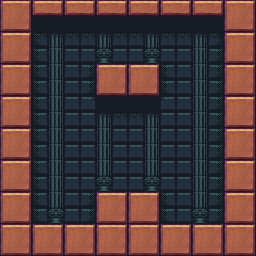

A level layout from a 2D game, rendered from its tile map. Below: a short description, then the map file with its tile-grid data intact:
An orthogonal 16x16 tile map with 16x16 px tiles, 6 tile layers (Background_1, Background_2, Background_3, Walls_values, ...), 3 tilesets.

<map version="1.4" tiledversion="1.4.2" orientation="orthogonal" renderorder="right-down" compressionlevel="0" width="16" height="16" tilewidth="16" tileheight="16" infinite="0" backgroundcolor="#222225" nextlayerid="9" nextobjectid="1"><tileset firstgid="1" name="Inca_extended_front_by_Kronbits" tilewidth="16" tileheight="16" tilecount="280" columns="20" objectalignment="topleft" margin="0" spacing="0"><image source="..\..\Tiles\Inca_front_by_Kronbits-extended.png" width="320" height="224" /></tileset><tileset firstgid="281" name="Inca_back2_by_Kronbits" tilewidth="16" tileheight="16" tilecount="140" columns="10" objectalignment="topleft" margin="0" spacing="0"><image source="..\..\Tiles\Inca_back2_by_Kronbits.png" width="160" height="224" /></tileset><tileset firstgid="421" name="Walls" tilewidth="16" tileheight="16" tilecount="1" columns="1" objectalignment="topleft"><image source="Walls.intgrid.png" width="16" height="16" /></tileset><layer id="1" name="Background_1" width="16" height="16" opacity="1"><data encoding="csv">0,0,0,0,0,0,0,0,0,0,0,0,0,0,0,0,0,0,386,386,386,386,386,386,386,386,386,386,386,386,0,0,0,0,351,401,351,351,401,351,351,401,351,351,401,351,0,0,0,0,351,401,351,351,411,351,351,411,351,351,401,351,0,0,0,0,351,401,351,351,0,0,0,0,351,351,401,351,0,0,0,0,351,401,351,351,0,0,0,0,351,351,401,351,0,0,0,0,351,401,351,351,386,386,386,386,351,351,401,351,0,0,0,0,351,401,351,351,401,351,351,401,351,351,401,351,0,0,0,0,351,401,351,351,401,351,351,401,351,351,401,351,0,0,0,0,351,401,351,351,401,351,351,401,351,351,401,351,0,0,0,0,351,401,351,351,401,351,351,401,351,351,401,351,0,0,0,0,351,401,351,351,411,351,351,411,351,351,401,351,0,0,0,0,351,401,351,351,0,0,0,0,351,351,401,351,0,0,0,0,351,411,351,351,0,0,0,0,351,351,411,351,0,0,0,0,0,0,0,0,0,0,0,0,0,0,0,0,0,0,0,0,0,0,0,0,0,0,0,0,0,0,0,0,0,0</data></layer><layer id="2" name="Background_2" width="16" height="16" opacity="1"><data encoding="csv">0,0,0,0,0,0,0,0,0,0,0,0,0,0,0,0,0,0,388,0,0,0,0,0,0,0,0,0,0,2147484036,0,0,0,0,397,397,397,397,397,397,397,397,397,397,397,397,0,0,0,0,388,0,0,0,0,0,0,0,0,0,0,2147484036,0,0,0,0,388,0,0,2147484036,0,0,0,0,388,0,0,2147484036,0,0,0,0,388,0,0,2147484036,0,0,0,0,388,0,0,2147484036,0,0,0,0,388,0,0,2147484046,0,0,0,0,398,0,0,2147484036,0,0,0,0,388,0,0,0,397,397,397,397,0,0,0,2147484036,0,0,0,0,388,0,0,0,0,0,0,0,0,0,0,2147484036,0,0,0,0,388,0,0,0,0,0,0,0,0,0,0,2147484036,0,0,0,0,388,0,0,0,0,0,0,0,0,0,0,2147484036,0,0,0,0,388,0,0,0,0,0,0,0,0,0,0,2147484036,0,0,0,0,388,0,0,2147484036,0,0,0,0,388,0,0,2147484036,0,0,0,0,388,0,0,2147484036,0,0,0,0,388,0,0,2147484036,0,0,0,0,0,0,0,0,0,0,0,0,0,0,0,0,0,0,0,0,0,0,0,0,0,0,0,0,0,0,0,0,0,0</data></layer><layer id="3" name="Background_3" width="16" height="16" opacity="1"><data encoding="csv">0,0,0,0,0,0,0,0,0,0,0,0,0,0,0,0,0,0,0,0,0,0,0,0,0,0,0,0,0,0,0,0,0,0,388,0,0,0,0,0,0,0,0,0,0,2147484036,0,0,0,0,0,0,0,0,0,0,0,0,0,0,0,0,0,0,0,0,0,0,0,0,0,0,0,0,0,0,0,0,0,0,0,0,0,0,0,0,0,0,0,0,0,0,0,0,0,0,0,0,0,0,0,0,0,0,0,0,0,0,0,0,0,0,0,0,0,0,0,0,0,0,0,0,0,0,0,0,0,0,0,0,0,0,0,0,0,0,0,0,0,0,0,0,0,0,0,0,0,0,0,0,0,0,0,0,0,0,0,0,0,0,0,0,0,0,0,0,0,0,0,0,0,0,0,0,0,0,0,0,0,0,0,0,0,0,0,0,0,0,0,0,0,0,0,0,0,0,0,0,0,0,0,0,0,0,0,0,0,0,0,0,0,0,0,0,0,0,0,0,0,0,0,0,0,0,0,0,0,0,0,0,0,0,0,0,0,0,0,0,0,0,0,0,0,0,0,0,0,0,0,0,0,0,0,0,0,0</data></layer><layer id="4" name="Walls_values" width="16" height="16" opacity="1"><data encoding="csv">421,421,421,421,421,421,421,421,421,421,421,421,421,421,421,421,421,421,0,0,0,0,0,0,0,0,0,0,0,0,421,421,421,421,0,0,0,0,0,0,0,0,0,0,0,0,421,421,421,421,0,0,0,0,0,0,0,0,0,0,0,0,421,421,421,421,0,0,0,0,421,421,421,421,0,0,0,0,421,421,421,421,0,0,0,0,421,421,421,421,0,0,0,0,421,421,421,421,0,0,0,0,0,0,0,0,0,0,0,0,421,421,421,421,0,0,0,0,0,0,0,0,0,0,0,0,421,421,421,421,0,0,0,0,0,0,0,0,0,0,0,0,421,421,421,421,0,0,0,0,0,0,0,0,0,0,0,0,421,421,421,421,0,0,0,0,0,0,0,0,0,0,0,0,421,421,421,421,0,0,0,0,0,0,0,0,0,0,0,0,421,421,421,421,0,0,0,0,421,421,421,421,0,0,0,0,421,421,421,421,0,0,0,0,421,421,421,421,0,0,0,0,421,421,421,421,421,421,421,421,421,421,421,421,421,421,421,421,421,421,421,421,421,421,421,421,421,421,421,421,421,421,421,421,421,421</data></layer><layer id="5" name="Walls_1" width="16" height="16" opacity="1"><data encoding="csv">9,166,81,147,81,166,81,167,81,141,81,141,81,141,9,141,141,143,0,0,0,0,0,0,0,0,0,0,0,0,141,143,9,141,0,0,0,0,0,0,0,0,0,0,0,0,9,141,141,143,0,0,0,0,0,0,0,0,0,0,0,0,141,143,9,141,0,0,0,0,9,141,9,2147483810,0,0,0,0,9,141,146,143,0,0,0,0,161,143,141,2147483809,0,0,0,0,150,143,9,141,0,0,0,0,0,0,0,0,0,0,0,0,9,141,141,143,0,0,0,0,0,0,0,0,0,0,0,0,165,143,9,141,0,0,0,0,0,0,0,0,0,0,0,0,9,141,168,143,0,0,0,0,0,0,0,0,0,0,0,0,141,143,9,141,0,0,0,0,0,0,0,0,0,0,0,0,9,141,141,143,0,0,0,0,0,0,0,0,0,0,0,0,170,143,9,141,0,0,0,0,9,141,9,2147483810,0,0,0,0,9,141,141,143,0,0,0,0,170,143,141,143,0,0,0,0,146,143,9,169,9,141,9,165,9,141,9,149,9,167,9,170,9,141,166,143,141,147,146,143,141,143,146,143,141,143,141,143,148,143</data></layer><layer id="6" name="Walls_2" width="16" height="16" opacity="1"><data encoding="csv">0,10,0,82,0,82,0,82,0,82,0,82,0,82,0,10,29,30,0,0,0,0,0,0,0,0,0,0,0,0,29,30,0,10,0,0,0,0,0,0,0,0,0,0,0,0,0,10,29,30,0,0,0,0,0,0,0,0,0,0,0,0,29,30,0,10,0,0,0,0,0,10,0,10,0,0,0,0,0,10,29,30,0,0,0,0,29,30,29,30,0,0,0,0,29,30,0,10,0,0,0,0,0,0,0,0,0,0,0,0,0,10,29,30,0,0,0,0,0,0,0,0,0,0,0,0,29,30,0,10,0,0,0,0,0,0,0,0,0,0,0,0,0,10,29,30,0,0,0,0,0,0,0,0,0,0,0,0,29,30,0,10,0,0,0,0,0,0,0,0,0,0,0,0,0,10,29,30,0,0,0,0,0,0,0,0,0,0,0,0,29,30,0,10,0,0,0,0,0,10,0,10,0,0,0,0,0,10,29,30,0,0,0,0,29,30,29,30,0,0,0,0,29,30,0,10,0,10,0,10,0,10,0,10,0,10,0,10,0,10,29,30,29,30,29,30,29,30,29,30,29,30,29,30,29,30</data></layer><objectgroup id="7" name="Level_Parameters" /><objectgroup id="8" name="Entities" /></map>
